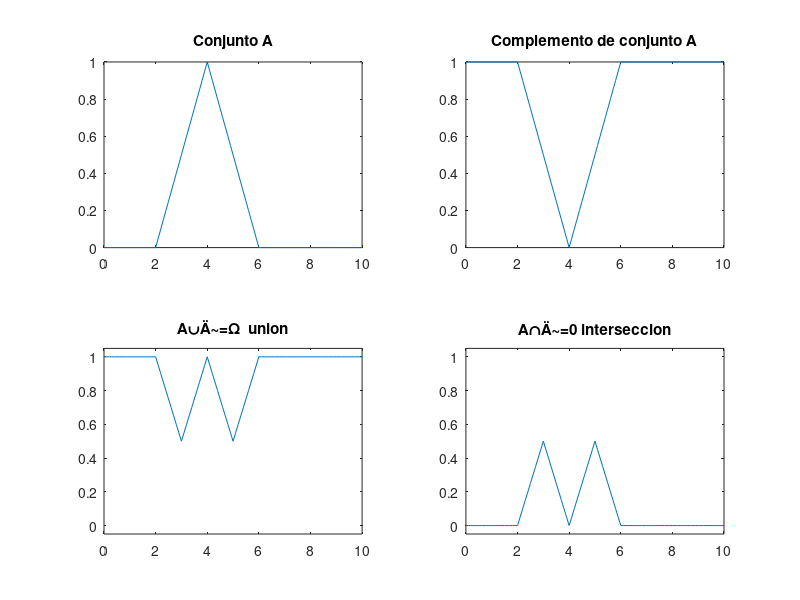

Here is the MATLAB script that generated this plot:
function [] = problema11()
x = 0:0.1:10;
y = trimf(x,[2 4 6]);
yc=1-y;
subplot(2,2,1)
plot(x,y);
title('Conjunto A');
subplot(2,2,2)
plot(x,yc);
title('Complemento de conjunto A');
union=max(y,yc);
inter=min(y,yc);
subplot(2,2,3)
plot(x,union);
title('A\cupÄ~=Ω  union');
ylim([-0.05 1.05]);
subplot(2,2,4)
plot(x,inter);
title('A\capÄ~=0 interseccion');
ylim([-0.05 1.05]);
end
